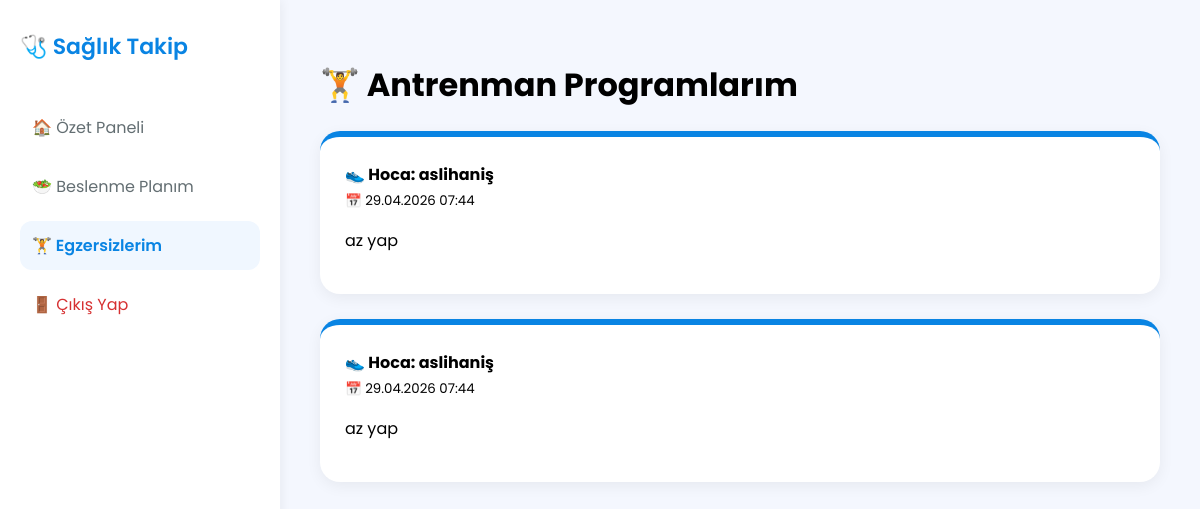
/egzersiz.php (signed in), run on an earlier commit of the app's database.
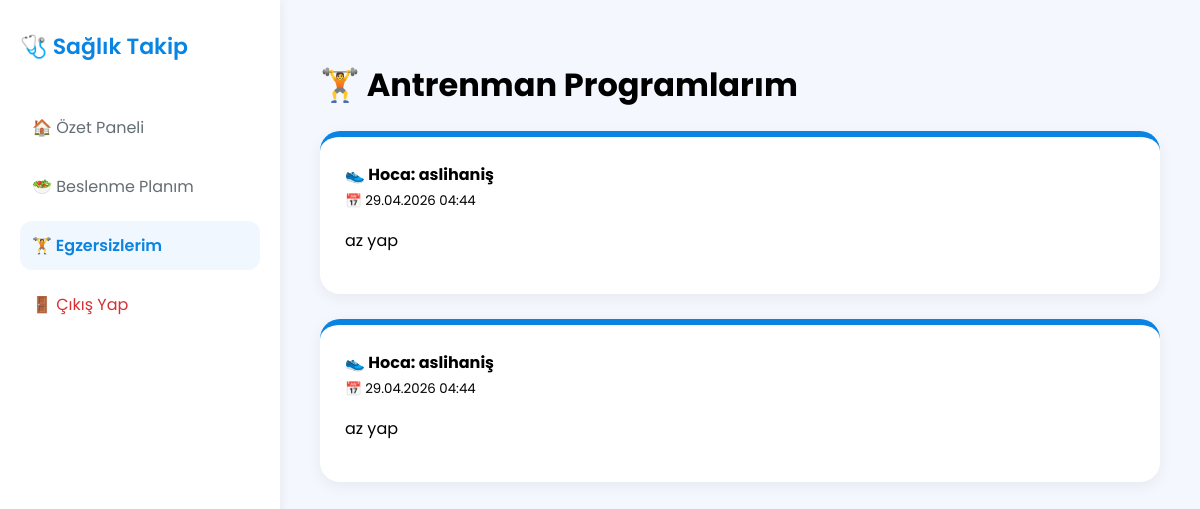
And on a later commit of the database.
### tables this page shows
CREATE TABLE `egzersiz_planlari` (
  `id` int(11) NOT NULL,
  `user_id` int(11) DEFAULT NULL,
  `hoca_id` int(11) DEFAULT NULL,
  `antrenman_notu` text DEFAULT NULL,
  `kayit_tarihi` timestamp NOT NULL DEFAULT current_timestamp(),
  `okundu` tinyint(1) DEFAULT 0
);

CREATE TABLE `kullanicilar` (
  `id` int(11) NOT NULL,
  `ad_soyad` varchar(100) DEFAULT NULL,
  `kullanici_adi` varchar(50) NOT NULL,
  `email` varchar(100) DEFAULT NULL,
  `sifre` varchar(255) NOT NULL,
  `rol` enum('danışan','hoca','diyetisyen','admin') DEFAULT 'danışan',
  `diyetisyen_id` int(11) DEFAULT NULL,
  `hoca_id` int(11) DEFAULT NULL
);

### egzersiz.php (the view, shortened to what this page needs)
<?php
include 'baglan.php';
$user_id = $_SESSION['user_id'];
$sorgu = $conn->prepare("SELECT ep.*, k.ad_soyad as hoca_adi
                         FROM egzersiz_planlari ep
                         LEFT JOIN kullanicilar k ON ep.hoca_id = k.id
                         WHERE ep.user_id = ?
                         ORDER BY ep.kayit_tarihi DESC");
$sorgu->execute([$user_id]);
$planlar = $sorgu->fetchAll(PDO::FETCH_ASSOC);
?>
<!DOCTYPE html>
<html lang="tr">
<head>
</head>
<body>
<div class="sidebar">
    <div style="color:#0984e3; font-size:22px; font-weight:600; margin-bottom:40px;">🩺 Sağlık Takip</div>
    <a href="panel.php" class="menu-item">🏠 Özet Paneli</a>
    <a href="beslenme.php" class="menu-item">🥗 Beslenme Planım</a>
    <a href="egzersiz.php" class="menu-item active">🏋️ Egzersizlerim</a>
    <a href="cikis.php" class="menu-item" style="color:#d63031;">🚪 Çıkış Yap</a>
</div>
<div class="content">
    <h1>🏋️ Antrenman Programlarım</h1>
    <?php foreach ($planlar as $p): ?>
        <div class="plan-card">
            <strong>👟 Hoca: <?php echo htmlspecialchars($p['hoca_adi']); ?></strong>
            <br><small>📅 <?php echo date('d.m.Y H:i', strtotime($p['kayit_tarihi'])); ?></small>
            <p><?php echo nl2br(htmlspecialchars($p['antrenman_notu'])); ?></p>
        </div>
    <?php endforeach; ?>
</div>
</body>
</html>

What changed in the data, as far as the page shows it:
changed egzersiz_planlari (number 1 of 2 on the later page): kayit_tarihi "29.04.2026 07:44" → "29.04.2026 04:44"
changed egzersiz_planlari (number 2 of 2 on the later page): kayit_tarihi "29.04.2026 07:44" → "29.04.2026 04:44"
